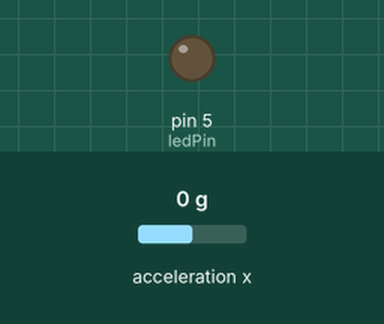
The sketch below on a simulated Arduino Uno, built with avr-gcc and run on an emulated ATmega328P. Parts: output pins drawn as LEDs (lit = HIGH). Inputs (shaded band) come from the test bench; at power-on: acceleration x 0 g. EEPROM starts erased.

Above: at 11.1 s.
At 103.1 s:
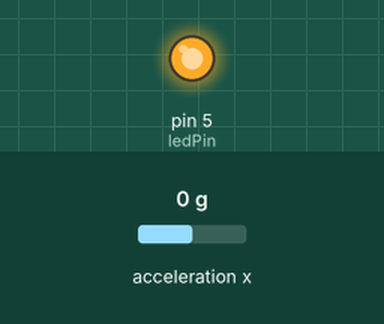
Timing chart, 0 to 105.5 s (numbered marks = the images above):
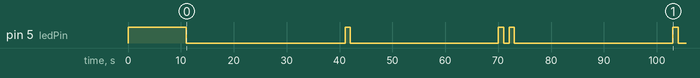

The sketch:

traindetector.ino
```cpp
/**
   Train detector

   Project uses vibration sensor to detect if train is passing.
   Box with board, battery and sensor is placed on the rail with magnets.

   Events will be saved in board internal EEPROM memory, until is full.

   Pinouts:
   5 - External led used to notify state (blinks with 60s interval).
       - When board is in readonly mode, led blikns in 250ms interval.
       - When memory is full, led blikns in 1000ms interval.

   Sensor uses LIS3DH accelerometer to detect passing train, accelerometer is connected by I2C.
*/
#include <SparkFunLIS3DH.h>
#include <Wire.h>
#include <EEPROM.h>

#define clearMemory false
#define emulateEEPROM false
#define serialEnabled false
#define isReadOnly false

#define ledPin 5

#define second 1000
#define hour 60 * 60 * 1000
#define eventThreadDelay 20     // Event loop delay
#define blinkInterval 60        // Led blink interval in seconds
#define eventsDelay 30          // Delay between events, 60 seconds
#define counterIncreaseRatio 1  // How many ticks are needed to increase counter by one second
#define startDelay 10 * second  // Wait 10 seconds before start collecting data

#define secondsCounterAddress 0   // Seconds counter address
#define eventIndexAddress 4       // Address of event index

unsigned long secondsCounter = 0;
unsigned long timer = 0;
unsigned long previousMillis = 0;
unsigned long previousEventMillis = 0;

int memorySize = 0;             // Size of the board EEPROM
int eventAddress = 8;           // Initial addres of the first event
int eventAddressStep = 4;       // Event address step

boolean hasEvent = false;
int eventTime = 0;

LIS3DH accelerometer(I2C_MODE, 0x18);
float movementScale = 0.1;

void setup() {

  pinMode(ledPin, OUTPUT);

  #if clearMemory
    eraseEEPROM();
    #endif

  EEPROM.begin();
  memorySize = EEPROM.length();

  initializeEventAddress();
  initializeSecondsCounter();

  #if serialEnabled
    Serial.begin(9600);
    while (!Serial) {
      ;
    }
    #endif

  accelerometer.settings.accelSampleRate = 50;
  accelerometer.settings.accelRange = 2;
  accelerometer.begin();

  #if isReadOnly
    printStatus();
    #endif

  // Turn on status led at start
  digitalWrite(ledPin, HIGH);
  delay(startDelay);
}

void initializeEventAddress() {
  eventAddress = readLong(eventIndexAddress);
  if (eventAddress <= 0) {
    writeLong(eventIndexAddress, eventAddress);
    eventAddress = eventIndexAddress;
  }
}

void initializeSecondsCounter() {
  secondsCounter = readLong(secondsCounterAddress);
  if (secondsCounter <= 0) {
    writeLong(secondsCounterAddress, 0);
    secondsCounter = 0;
  }
}

void printStatus() {
  #if serialEnabled
    Serial.println("TRAIN DETECTOR");
    Serial.print("Memory size: ");
    Serial.println(memorySize);
    Serial.print("Actual timestamp: ");
    Serial.println(secondsCounter);
    Serial.print("Actual event address: ");
    Serial.println(eventAddress);
    printEEPROM();
    #endif
}

void loop() {
  if (isReadOnly) {
    #if serialEnabled
      Serial.println("READ ONLY MODE");
      delay(hour);
      #endif
    digitalWrite(ledPin, HIGH);
    delay(250);
    digitalWrite(ledPin, LOW);
    delay(250);
    return;
  }

  if (isMemoryFull()) {
    #if serialEnabled
      Serial.println("MEMORY IS FULL!");
      delay(hour);
      #endif
    digitalWrite(ledPin, HIGH);
    delay(1000);
    digitalWrite(ledPin, LOW);
    delay(1000);
    return;
  }

  unsigned long currentMillis = millis();

  if (currentMillis - previousMillis >= second) {
    previousMillis = millis();
    increaseSeconds();
    handleStatusLed();

    if (hasEvent) {
      eventTime++;
      if (eventTime > eventsDelay) {
        hasEvent = false;
      }
    }
  }

  if (currentMillis - previousEventMillis >= eventThreadDelay) {
    previousEventMillis = millis();
    handleSensor();
  }

  delay(1);
}

boolean isMemoryFull() {
  return eventAddress > memorySize;
}

void handleSensor() {
  float accelerometerX = accelerometer.readFloatAccelX();
  boolean hasMovement =
    (accelerometerX < (-1 - movementScale)) ||
    (accelerometerX > (-1 + movementScale));

  if (!hasEvent && hasMovement) {
    hasEvent = true;
    eventTime = 0;

    // Save in the next free memory cell event time
    eventAddress += eventAddressStep;
    writeLong(eventAddress, secondsCounter);

    // Increase event address index
    writeLong(eventIndexAddress, eventAddress);

    // Blink on new event
    digitalWrite(ledPin, HIGH);

    #if serialEnabled
      Serial.print("Event occurred at: ");
      Serial.print(secondsCounter);
      #endif
  }
}

void increaseSeconds() {
  secondsCounter++;

  #if serialEnabled
    Serial.print("Timestamp: ");
    Serial.println(secondsCounter);
    #endif

  writeLong(secondsCounterAddress, secondsCounter);
}

void handleStatusLed() {
  digitalWrite(ledPin, LOW);

  if (secondsCounter % blinkInterval == 0) {
    digitalWrite(ledPin, HIGH);
  }
}

void eraseEEPROM() {
  if (emulateEEPROM) {
    Serial.println("eraseEEPROM");
    return;
  }
  #if clearMemory
    for (int i = 0; i < EEPROM.length(); i++) {
      EEPROM.write(i, 0);
    }
    #endif
}

void printEEPROM() {
  if (emulateEEPROM) {
    Serial.println("printEEPROM");
    return;
  }
  #if serialEnabled
    int zeroCount = 0;
    for (long i = 0; i < EEPROM.length(); i += 4) {
      long value = readLong(i);
      Serial.print("[");
      Serial.print(i);
      Serial.print("] = ");
      Serial.println(value);

      if (value == 0 || value == -1) {
        zeroCount++;
      } else {
        zeroCount--;
      }

      if (zeroCount > 4 /* Long size */) {
        Serial.println("...");
        break;
      }
    }
    #endif
}

void writeLong(long address, long number) {
  if (emulateEEPROM) {
    #if serialEnabled
      Serial.print("Write [");
      Serial.print(address);
      Serial.print("] = ");
      Serial.println(number);
      #endif
    return;
  }
  EEPROM.write(address, (number >> 24) & 0xFF);
  EEPROM.write(address + 1, (number >> 16) & 0xFF);
  EEPROM.write(address + 2, (number >> 8) & 0xFF);
  EEPROM.write(address + 3, number & 0xFF);
}

long readLong(long address) {
  if (emulateEEPROM) {
    #if serialEnabled
      Serial.print("Read ");
      Serial.println(address);
      #endif
    return address;
  }
  return ((long)EEPROM.read(address) << 24) +
         ((long)EEPROM.read(address + 1) << 16) +
         ((long)EEPROM.read(address + 2) << 8) +
         (long)EEPROM.read(address + 3);
}
```

Measured:
- by itself, pin 5 (ledPin): HIGH → LOW at 11.0 s, → HIGH 30.0 s later, → LOW 0.97 s later, → HIGH 28.0 s later, … (9 changes in this stretch)
